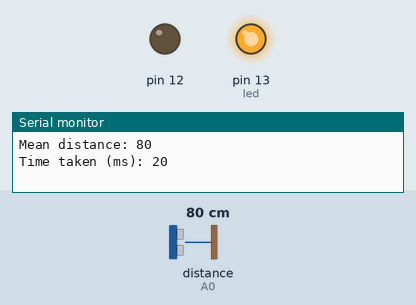
The sketch below on a simulated Arduino Uno, built with avr-gcc and run on an emulated ATmega328P. On the bench: output pins drawn as LEDs (lit = HIGH), the last lines printed to the serial monitor. The test bench sets the inputs (shaded band); at power-on: distance to the obstacle (sensor on A0) 80 cm. The modem accepts every AT command (registered, SIM ready, sends succeed) and sends nothing else; pins used as bus, display or sensor lines are not drawn.

Above: at 6.2 s.
6.3 s: distance to the obstacle (sensor on A0) set to 95 cm
9.4 s: distance to the obstacle (sensor on A0) set to 105 cm
At 9.7 s:
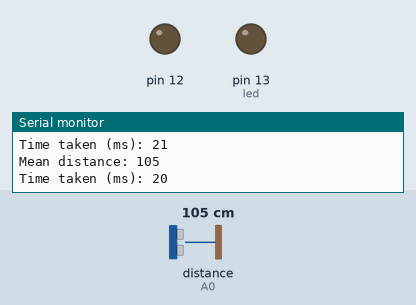
10.9 s: distance to the obstacle (sensor on A0) set to 2 cm
At 11.9 s:
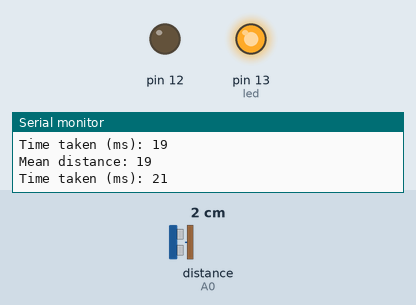
12.5 s: distance to the obstacle (sensor on A0) set to 120 cm
At 14.0 s:
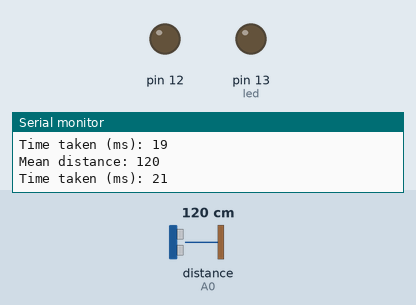
Timing chart, 0 to 15.1 s (numbered marks = the images above; inputs shaded):
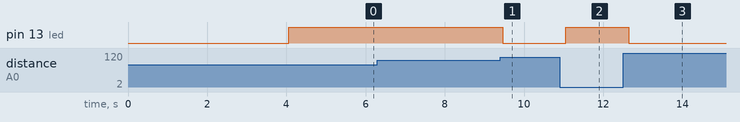

The sketch:

gsmMotionbot.ino
```cpp
//This is a combined and tuned skecth that uses both libraries to detect motion and send response over GSM.
//GENERAL DECLARATIONS

//SHARP SECTION
#include <SharpIR.h>
#define ir A0
#define model 20150
SharpIR SharpIR(ir, model);

//SIM800L SECTION
#include <SoftwareSerial.h>
SoftwareSerial mySerial(10,11);
char incomingByte;
String inputString;
int led = 13;

// GENERAL VOID SETUP

void setup() {

   // SHARP SECTION
      Serial.begin(9600);

  //SIM800L SECTION
      pinMode(led, OUTPUT);
      pinMode(LED_BUILTIN, OUTPUT);
      //Serial.begin(9600);
      mySerial.begin(9600);
      // Check if you're currently connected to SIM800L
      while(!mySerial.available()){
        mySerial.println("AT");
        delay(1000);
      //Serial.println("connecting....");
        }
      //Serial.println("Connected..");
      mySerial.println("AT+CMGF=1\r\n");  //Set SMS Text Mode
      delay(1000);
      mySerial.println("AT+CNMI=1,2,0,0,0");  //procedure, how receiving of new messages from the network
      delay(1000);
      mySerial.println("AT+CMGL=\"REC UNREAD\""); // Read unread messages
      delay(1000);
      digitalWrite(LED_BUILTIN, HIGH);   // turn the LED on (HIGH is the voltage level)
      delay(1000);

}
//GENERAL VOID LOOP
void loop() {
  delay(500);

  unsigned long pepe1=millis();  // takes the time before the loop on the library begins

  int dis=SharpIR.distance();  // this returns the distance to the object you're measuring


  Serial.print("Mean distance: ");  // returns it to the serial monitor
  Serial.println(dis);

  unsigned long pepe2=millis()-pepe1;  // the following gives you the time taken to get the measurement
  Serial.print("Time taken (ms): ");
  Serial.println(pepe2);


  if ((dis > 101) && (dis < 179)){
 analogWrite(11,255);
  }
  else{
  analogWrite(11,0);
  }


if (dis>= 180){
  analogWrite(12,255);
  }
  else{
  analogWrite(12,0);
  }


  if (dis<= 100){
 analogWrite(13,255);
  }
  else{
  analogWrite(13,0);
  }

delay(10);

  //SIM800L SECTION
  if(mySerial.available()){
      delay(100);

      // Serial buffer
      while(mySerial.available()){
        incomingByte = mySerial.read();
        inputString += incomingByte;
        }

        delay(10);

        ////Serial.println(inputString);
        inputString.toUpperCase(); // uppercase the message received

        //turn LED ON or OFF
        if (inputString.indexOf("ON") > -1){
          digitalWrite(led, HIGH);
          delay(100);
            mySerial.write("AT+CMGS=\"0700000000\"\r\n");
            delay(1000);
            mySerial.write("Switched ON");
            delay(1000);
            mySerial.write((char)26);
            delay(1000);
            ////Serial.println("SMS sent");
        }
         if (inputString.indexOf("OFF") > -1){
          digitalWrite(led, LOW);
          mySerial.write("AT+CMGS=\"0700000000\"\r\n");
          delay(1000);
          mySerial.write("Switched OFF");
          delay(1000);
          mySerial.write((char)26);
          delay(1000);
          ////Serial.println("SMS sent");
          }

        delay(50);

        //delete messages to save memory
        if (inputString.indexOf("OK") == -1){
        mySerial.println("AT+CMGDA=\"DEL ALL\"");
        delay(1000);}

        inputString = "";
  }

}
```

Measured:
- the behaviour switches between 100 and 101 cm on distance to the obstacle (sensor on A0) (found by bisection; images 0 and 1)
- after the input at 9.4 s, pin 13 (led): HIGH → LOW after 0.06 s
- after the input at 10.9 s, pin 13 (led): LOW → HIGH after 0.15 s
- after the input at 12.5 s, pin 13 (led): HIGH → LOW after 0.14 s
